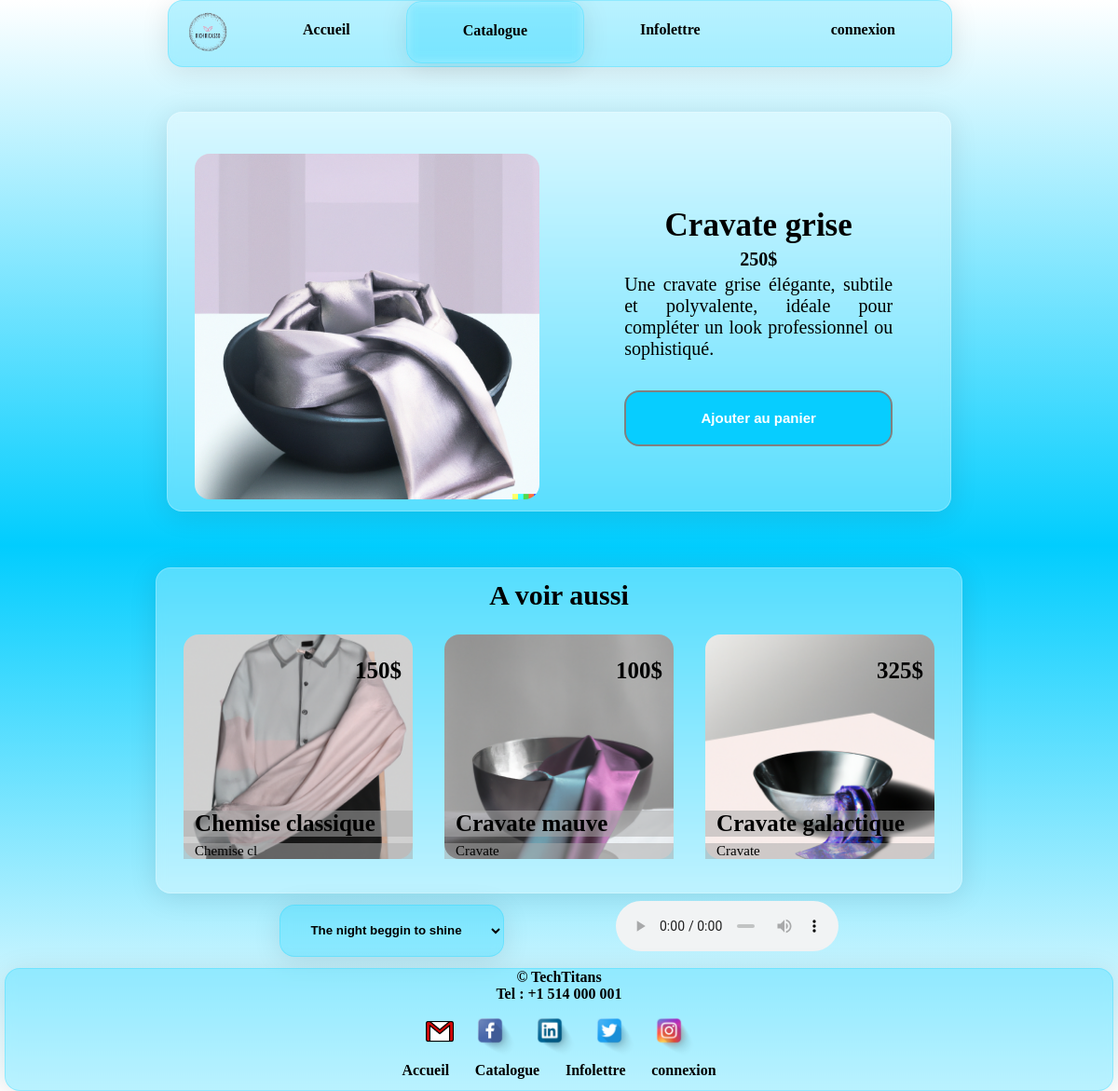
Screenshot of /Views/produit.php?id_produit=1 with the database file from the repository.
### tables this page shows
CREATE TABLE `produits` (
  `id` int(11) NOT NULL,
  `nom` varchar(30) NOT NULL,
  `categorie` varchar(30) NOT NULL,
  `description` varchar(200) NOT NULL,
  `prix` int(11) NOT NULL,
  `image` varchar(300) NOT NULL,
  `taille` int(11) DEFAULT 40
);

### Models/Produit_model.php (called while the page is built, shortened)
<?php
include_once __DIR__."/connexionBD.php";
class Produit {
    private $nom;
    private $description;
    private $image;
    private $prix;
    private $connectionDB;
    private static $instance;
    private function __construct() {
        try {
            $connexion = Connexion::getInstance();
            $this->connectionDB = $connexion->getConnexion();
        } catch (PDOException $e) {
            echo 'Échec de la connexion : ' . $e->getMessage();
        }
    }
    final public static function getInstance() {
        if (!isset(self::$instance)) {
            self::$instance = new Produit();
        }
        return self::$instance;
    }
    public function chargerProduitParId($id) {
        try {
            $query = $this->connectionDB->prepare("SELECT * FROM produits WHERE id = ?");
            $query->execute([$id]);
            $produit = $query->fetch(PDO::FETCH_ASSOC);
            if ($produit) {
                $this->nom = $produit['nom'];
                $this->description = $produit['description'];
                $this->image = $produit['image'];
                $this->prix = $produit['prix'];
            }
        } catch (PDOException $e) {
            echo 'Erreur : ' . $e->getMessage();
        }
    }
    public function getCategorieParId($id) {
        try {
            $query = $this->connectionDB->prepare("SELECT categorie FROM produits WHERE id = ?");
            $query->execute([$id]);
            $produit = $query->fetch(PDO::FETCH_ASSOC);
            if ($produit) {
                return $produit['categorie'];
            }
            else {
                return null;
            }
        } catch (PDOException $e) {
            echo 'Erreur : ' . $e->getMessage();
        }
    }
    public function afficherDescription() {
        return $this->description;
    }
    public function afficherNom() {
        return $this->nom;
    }
    public function afficherPrix() {
        return $this->prix;
    }
    public function afficherImage() {
        return $this->image;
    }
}

### Models/ConnexionBD.php (called while the page is built)
<?php
class Connexion {
    private static $instance = null;
    private $connexion;
    private function __construct() {
        $server = "localhost";
        $login = "ricky";
        $pin = "picasso";
        $dbname= "ricasso";
        try {
            $this->connexion = new PDO("mysql:host=$server;dbname=$dbname", $login, $pin);
            $this->connexion->setAttribute(PDO::ATTR_ERRMODE, PDO::ERRMODE_EXCEPTION);
        } catch (PDOException $e) {
            echo ' e    ' . $e->getMessage();
        }
    }
    public static function getInstance() {
        if (self::$instance === null) {
            self::$instance = new self();
        }
        return self::$instance;
    }
    public function getConnexion() {
        return $this->connexion;
    }
}

### Views/produit.php (the view, shortened to what this page needs)
<?php
    include_once __DIR__."/../Models/Produit_Model.php";
    $produit = Produit::getInstance();
    $page =  6 ;
    if (isset($_GET['id_produit'])) {
        $id_produit = $_GET['id_produit'];
        $page2 = $_GET['page'];
    } else {
        echo "ID du produit non spécifié.";
    }
    $produit->chargerProduitParId($id_produit);
?>
<!DOCTYPE html>
<html lang="en">
<head>
    <link rel="stylesheet" href="./Style/style.css">
    <link rel="stylesheet" href="./Style/style_souscatalogue.css">
    <link rel="stylesheet" href="./Style/style_produit.css">
    <?php
        if ($page2 == 1) { ?><link rel="stylesheet" href="./Style/style_catalogue.css"> <?php }
        else if ($page2 == 2) { ?><link rel="stylesheet" href="./Style/style_catalogue_chemise.css"> <?php }
        else if ($page2 == 3) { ?><link rel="stylesheet" href="./Style/style_catalogue_cravate.css"> <?php }
        else { ?> <link rel="stylesheet" href="./Style/style_accueil.css"> <?php }
    ?>
</head>
<body>
    <?php
        include  __DIR__."/Composants/Header.php"
    ?>
    <section>
        <div class="produit">
            <div class="imageProduit"> <img src="<?php echo $produit->afficherImage() ?>" alt="produit.php"> </div>
            <div class="allInfo">
                <h2><?php echo "" .$produit->afficherNom(); ?> </h2>
                <p class="prixProduit"> <?php echo "" .$produit->afficherPrix(). "$"; ?> </p>
                <?php
                    $prodCategorie = $produit->getCategorieParId($id_produit);
                        ?>
                <p class="descriptionProduit"> <?php echo "" .$produit->afficherDescription(); ?> </p>
                <button id="boutonProduit">Ajouter au panier</button>
            </div>
        </div>
        <?php
            include __DIR__."/Composants/Recommendation_composant.php";
        ?>
    </section>
    <?php
        include __DIR__."/Composants/Footer.php"
    ?>

### Views/Composants/Recommendation_composant.php
<div class="recommendation">
    <h3>A voir aussi</h3>
    <div>
        <?php
            $nb1 = rand(1,10);
            $produit->chargerProduitParId($nb1);
            $chaineLongue = $produit->afficherDescription() ;
            $chaineCourte = substr($chaineLongue, 0, 10);
        ?>
        <?php
            if ($page == 6){
                ?>
                    <a href="/Project_Web_2/Projet_02_web_02/Views/produit.php?id_produit=<?php echo $nb1 ?>&page=<?php echo $page2 ?>" style=" background-image: url('<?php echo $produit->afficherImage() ?>');">
                <?php
            }
            else{
                ?>
                    <a href="/Project_Web_2/Projet_02_web_02/Views/produit.php?id_produit=<?php echo $nb1 ?>&page=<?php echo $page ?>" style=" background-image: url('<?php echo $produit->afficherImage() ?>');">
                <?php
            }
        ?>
            <p class="prix"> <?php echo "" .$produit->afficherPrix(). "$";?> </p>
            <h3 class="titre"> <?php echo "" .$produit->afficherNom(); ?> </h3>
            <p class="description"> <?php echo "" .$chaineCourte; ?> </p>
        </a>
        <?php
            $nb2 = $nb1;
            while ($nb2 == $nb1) {
                $nb2 = rand(1,10);
            }
            $produit->chargerProduitParId($nb2);
            $chaineLongue = $produit->afficherDescription() ;
            $chaineCourte = substr($chaineLongue, 0, 10);
        ?>
        <?php
            if ($page == 6){
                ?>
                    <a href="/Project_Web_2/Projet_02_web_02/Views/produit.php?id_produit=<?php echo $nb2 ?>&page=<?php echo $page2 ?>" style=" background-image: url('<?php echo $produit->afficherImage() ?>');">
                <?php
            }
            else{
                ?>
                    <a href="/Project_Web_2/Projet_02_web_02/Views/produit.php?id_produit=<?php echo $nb2 ?>&page=<?php echo $page ?>" style=" background-image: url('<?php echo $produit->afficherImage() ?>');">
                <?php
            }
        ?>
            <p class="prix"> <?php echo "" .$produit->afficherPrix(). "$"; ?> </p>
            <h3 class="titre"> <?php echo "" .$produit->afficherNom(); ?> </h3>
            <p class="description"> <?php echo "" .$chaineCourte; ?> </p>
        </a>
        <?php
            $nb3 = $nb2;
            while ($nb3 == $nb2 or $nb3 == $nb1) {
                $nb3 = rand(1,10);
            }
            $produit->chargerProduitParId($nb3);
            $chaineLongue = $produit->afficherDescription() ;
            $chaineCourte = substr($chaineLongue, 0, 10);
        ?>
        <?php
            if ($page == 6){
                ?>
                    <a href="/Project_Web_2/Projet_02_web_02/Views/produit.php?id_produit=<?php echo $nb3 ?>&page=<?php echo $page2 ?>" style=" background-image: url('<?php echo $produit->afficherImage() ?>');">
                <?php
            }
            else{
                ?>
                    <a href="/Project_Web_2/Projet_02_web_02/Views/produit.php?id_produit=<?php echo $nb3 ?>&page=<?php echo $page ?>" style=" background-image: url('<?php echo $produit->afficherImage() ?>');">
                <?php
            }
        ?>
            <p class="prix"> <?php echo "" .$produit->afficherPrix(). "$"; ?> </p>
            <h3 class="titre"> <?php echo "" .$produit->afficherNom(); ?> </h3>
            <p class="description"> <?php echo "" .$chaineCourte; ?> </p>
        </a>
    </div>
</div>

### Views/Style/style.css (style rules this page uses)
body { padding: 0px; margin: 0px; width: 100%; }
section { margin-top: 5%; }

### Views/Style/style_souscatalogue.css (style rules this page uses)
section { padding-top: 3%; }
.recommendation { display: block; width: 70%; margin: auto; padding: 1% 1% 3% 1%; background: rgba(255, 255, 255, 0.3); border-radius: 16px; box-shadow: 0 4px 30px rgba(0, 0, 0, 0.1); backdrop-filter: blur(5.5px); -webkit-backdrop-filter: blur(5.5px); border: 1px solid rgba(255, 255, 255, 0.23); }
.recommendation > h3 { text-align: center; font-size: 30px; margin: 0px; padding: 0px; margin-bottom: 3%; }
.recommendation > div { display: flex; justify-content: space-between; align-items: center; }
.recommendation > div > a { flex: 1; margin: 0% 2%; background-size: 100%; text-decoration: none; border-radius: 16px; }
.description, .titre, .prix { color: rgb(0, 0, 0); margin: 0px; }
.description, .titre { background-color: #aaaaaa87; }
.prix { padding-right: 5%; margin-top: 10%; margin-bottom: 55%; text-align: right; font-weight: bolder; }
.titre, .description { padding-left: 5%; }
.prix { font-size: 25px; }
.description { font-size: 15px; }
.titre { font-size: 25px; margin-bottom: 3%; }

### Views/Style/style_produit.css (style rules this page uses)
.produit { width: 70%; margin: 0% auto 5% auto; padding: 3% 0% 0% 0%; text-align: center; display: flex; justify-content: space-between; align-items: center; background: rgba(255, 255, 255, 0.3); border-radius: 16px; box-shadow: 0 4px 30px rgba(0, 0, 0, 0.1); backdrop-filter: blur(5.5px); -webkit-backdrop-filter: blur(5.5px); border: 1px solid rgba(255, 255, 255, 0.23); }
.imageProduit, .allInfo { flex: 1; }
.imageProduit { padding: 1%; }
.imageProduit img { width: 90%; border-radius: 16px; }
.allInfo h2 { width: 90%; font-size: 35px; margin: 1% auto; }
.prixProduit { width: 70%; margin: auto; font-size: 20px; font-weight: bold; }
.descriptionProduit { text-align: justify; width: 70%; margin: auto; font-size: 20px; margin: 1% auto 2% auto; }
#boutonProduit { width: 70%; border: 2px solid gray; display: block; height: 60px; text-align: center; color: white; font-weight: bold; margin: 8% auto; font-size: 15px; cursor: pointer; margin-bottom: 2%; border-radius: 16px; }

### Views/Style/style_accueil.css (style rules this page uses)
.boutton_connexion, .boutton_inscription, .boutton_detail, #boutonProduit { background-color: rgb(7, 205, 255); }
body { background: rgb(255,255,255); }
section { padding-top: 5%; }

### rows the page displays
produits: image (picture), nom "Cravate grise", prix "250", description "Une cravate grise élégante, subtile et polyvalente, idéale pour compléter un look professionnel ou sophistiqué."
produits: image (picture), prix "150", nom "Chemise classique", description "Chemise cl"
produits: image (picture), prix "100", nom "Cravate mauve", description "Cravate"
produits: image (picture), prix "325", nom "Cravate galactique", description "Cravate"
